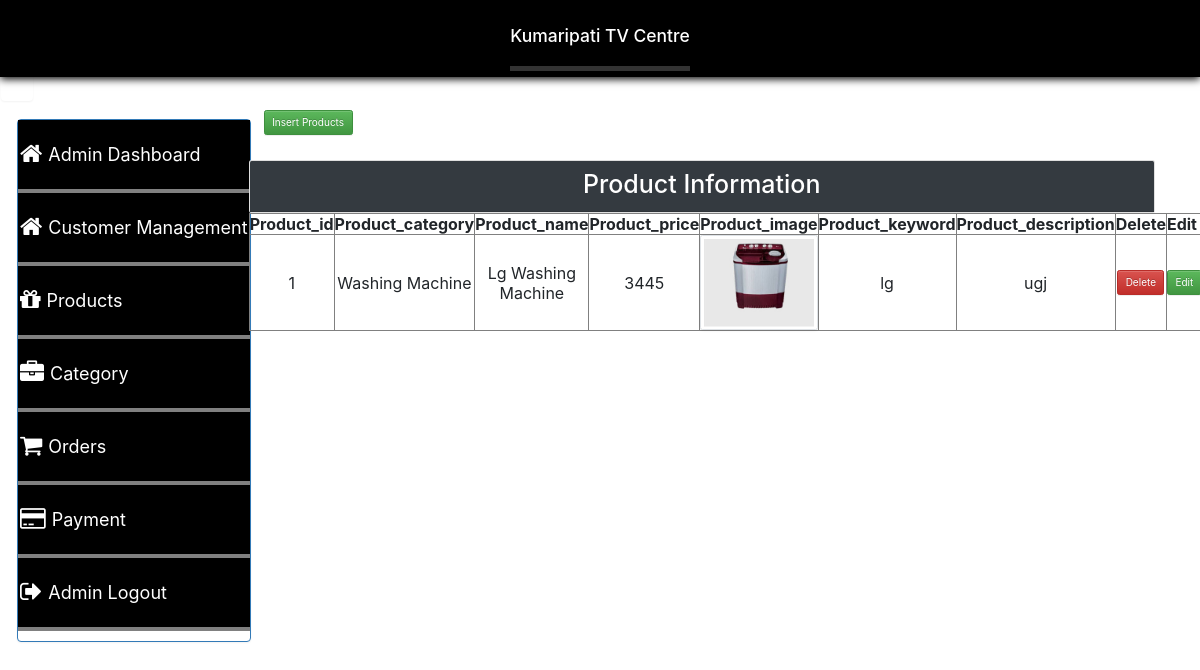
The app's page /admin/dashboard.php?view_products (signed in) with its own data.
### tables this page shows
CREATE TABLE `tbl_product` (
  `product_id` int(11) NOT NULL,
  `product_cat` varchar(255) NOT NULL,
  `product_name` text NOT NULL,
  `product_price` varchar(255) NOT NULL,
  `product_image` varchar(255) NOT NULL,
  `product_keyword` varchar(255) NOT NULL,
  `product_description` varchar(255) NOT NULL
);

### admin/view_products.php (the view, shortened to what this page needs)
<!DOCTYPE html>
<html lang="en">
<body>
    <div class="container">
        <div class="col-lg-12"><br><br>
            <a href="insert_product.php" class="btn btn-success insert-btn">Insert Products</a> <br></br>
            <div class="card">
                <div class="card-header bg-dark">
                    <h1 class="text-center text-white"> Product Information</h1>
                </div>
            </div>
            <table align="center" border="1px" width="100%">
                <tr>
                    <th>Product_id</th>
                    <th>Product_category</th>
                    <th>Product_name</th>
                    <th>Product_price</th>
                    <th>Product_image</th>
                    <th>Product_keyword</th>
                    <th>Product_description</th>
                    <th>Delete</th>
                    <th>Edit</th>
                </tr>
        </div>
        <?php
           include("../include/connect.php");
           $q = "select * from tbl_product ";
           $query = mysqli_query($con,$q);
           while($row=mysqli_fetch_array($query))
           {
            $pro_id=$row['product_id'];
            $pro_cat=$row['product_cat'];
            $pro_name=$row['product_name'];
            $pro_price=$row['product_price'];
            $pro_image=$row['product_image'];
            $pro_key=$row['product_keyword'];
            $pro_desc=$row['product_description'];
           ?>
        <tr class="text-center">
            <td>
                <?php echo $pro_id;?>
            </td>
            <td>
                <?php echo $pro_cat;?>
            </td>
            <td>
                <?php echo $pro_name;?>
            </td>
            <td>
                <?php echo $pro_price;?>
            </td>
            <?php
            $image  = "productimage/" . $pro_image;
            ?>
            <td>
                <?php echo "<img src='".$image."'class=img-thumbnail width=150 height=100/>";?>
            </td>
            <td>
                <?php echo $pro_key;?>
            </td>
            <td>
                <?php echo $pro_desc;?>
            </td>
            <td> <button class="btn-danger btn"> <a href="delete_product.php?product_id=<?php echo $row['product_id']; ?>" class="text-white" value="delete" onclick='return confirmDelete()'> Delete </a></button> </td>
            <td><button class="btn-success btn"><a href="edit_product.php?product_id=<?php echo $row['product_id']; ?>" class="text-white">Edit</a></button></td>
        </tr>
        <?php } ?>
    </div>
    </div>
</body>
</html>

### admin/dashboard.php (shortened to what this page needs)
<?php
if(!isset($_SESSION['email'])){
  echo "<script>window.open('login.php?not_admin=You are not an Admin!','_self')</script>";
}
else {
?>
<html>
<head>
        <link rel="stylesheet" type="text/css" href="../css/style.css"/>
        <link rel="stylesheet" type="text/css" href="../css/style1.css"/>
         <link rel="stylesheet" type="text/css" href="../css/dash.css"/>
        <link rel="stylesheet" type="text/css" href="bootstrap/css/bootstrap.css"/>
        <link rel="stylesheet" type="text/css" href="bootstrap/css/bootstrap.min.css"/>
        <link rel="stylesheet" href="https://maxcdn.bootstrapcdn.com/bootstrap/4.0.0/css/bootstrap.min.css">
        <link rel="stylesheet" type="text/css" href="bootstrap/css/bootstrap-theme.min.css"/>
        <link rel="stylesheet" type="text/css" href="css/animate.css"/>
        <link rel="stylesheet" type="text/css" href="css/animate.min.css"/>
        <link rel="stylesheet" type="text/css" href="font-awesome/css/font-awesome.css">
        <link rel="stylesheet" type="text/css" href="font-awesome/css/font-awesome.min.css">
        <link href="//maxcdn.bootstrapcdn.com/font-awesome/4.2.0/css/font-awesome.min.css" rel="stylesheet">
</head>
<body class="dashboard-body">
 <nav class="navbar  dashboard-nav navbar-fixed-top">
            <div class="container-fluid">
               <div class="topnav">
                   <h3 class="text-center">Kumaripati TV Centre</h3>
                     </div>
              </div>
   </nav>
  <div class="row dashboard-row">
      <div class="col-lg-2 side-col">
        <div class="panel panel-primary sidemenu-panel">
          <div class="panel panel-body">
            <div class="panel panel-primary">
              <div id="sidemenu">
                 <ul class="list-unstyled">
                   <li><i class="fa fa-home"style="font-size:24px;">&nbsp;</i> <a href="dashboard.php?">Admin Dashboard</a></li>
                   <li><i class="fa fa-home"style="font-size:24px;">&nbsp;</i> <a href="dashboard.php?view_customers">Customer Management</a></li>
                    <li><i class="fa fa-gift"style="font-size:24px;">&nbsp;</i> <a href="dashboard.php?view_products">Products</a></li>
                    <li><i class="fa fa-briefcase"style="font-size:24px;">&nbsp;</i> <a href="dashboard.php?view_category">Category</a></li>
                     <li><i class="fa fa-shopping-cart"style="font-size:24px;">&nbsp;</i> <a href="dashboard.php?view_order">Orders</a></li>
                     <li><i class="fa fa-credit-card"style="font-size:24px;">&nbsp;</i> <a href="dashboard.php?view_payment">Payment</a></li>
                       <li><i class="fa fa-sign-out"style="font-size:24px;">&nbsp;</i> <a href="logout.php">Admin Logout</a></li>
                 </ul>
              </div>
            </div>
          </div>
        </div>
      </div>
       <div class="col-lg-10 content-col">
                <div class="content-inner">
                  <?php
                  if(isset($_GET['view_products'])){
                  include("view_products.php");
                }
   ?>
                  <?php } ?>
    </body>
</html>

### css/style.css (style rules this page uses)
.topnav { overflow: hidden; background-color: #333; }

### css/style1.css (style rules this page uses)
body { background: white; margin: 0px; border: 0px; }
#sidemenu { background: black; color: white; }
li { padding-bottom: 30px; border-bottom: 3px white; }
a { text-decoration: none; color: white; }
ul li { list-style: none; border-bottom: 4px solid grey; }
.dashboard-nav { background-color: #000; margin-right: -23px; box-shadow: 0px 2px 8px rgba(0,0,0.2); border-bottom: 2px solid #fff; }
.dashboard-row #sidemenu li { padding: 15px 20px; }
.dashboard-row #sidemenu li a { color: #fff !important; }
.topnav h3 { padding: 20px 0px; background-color:#000; }

### css/dash.css (style rules this page uses)
.dashboard-row { display: flex; margin-right: 0px !important; }
.dashboard-row .panel { position: fixed !important; margin-top: 34px; }
.topnav { overflow: hidden; background-color: #333; color: white; }
.dashboard-nav { color: #000; position: fixed !important; width: 100%; z-index: 999; }
.dashboard-row #sidemenu li { display: flex; padding: 21px 2px; }
.dashboard-row #sidemenu li a { color: #fff !important; font-size: 18px; }
.dashboard-row #sidemenu li i { font-size: 14px; }
.dashboard-row .side-col { padding-right: 0px !important; }
.dashboard-row .content-col { padding-left: 1px !important; padding-right: 0px !important; }
.dashboard-row .content-col .content-inner { width: 97%; margin: 115px auto 0px; padding-left: 15px; }
.insert-btn { margin-left: 15px; margin-top: -35px; }

### records on screen
tbl_product: product_id "1", product_cat "Washing Machine", product_name "Lg Washing Machine", product_price "3445", product_image (picture), product_keyword "lg", product_description "ugj"
